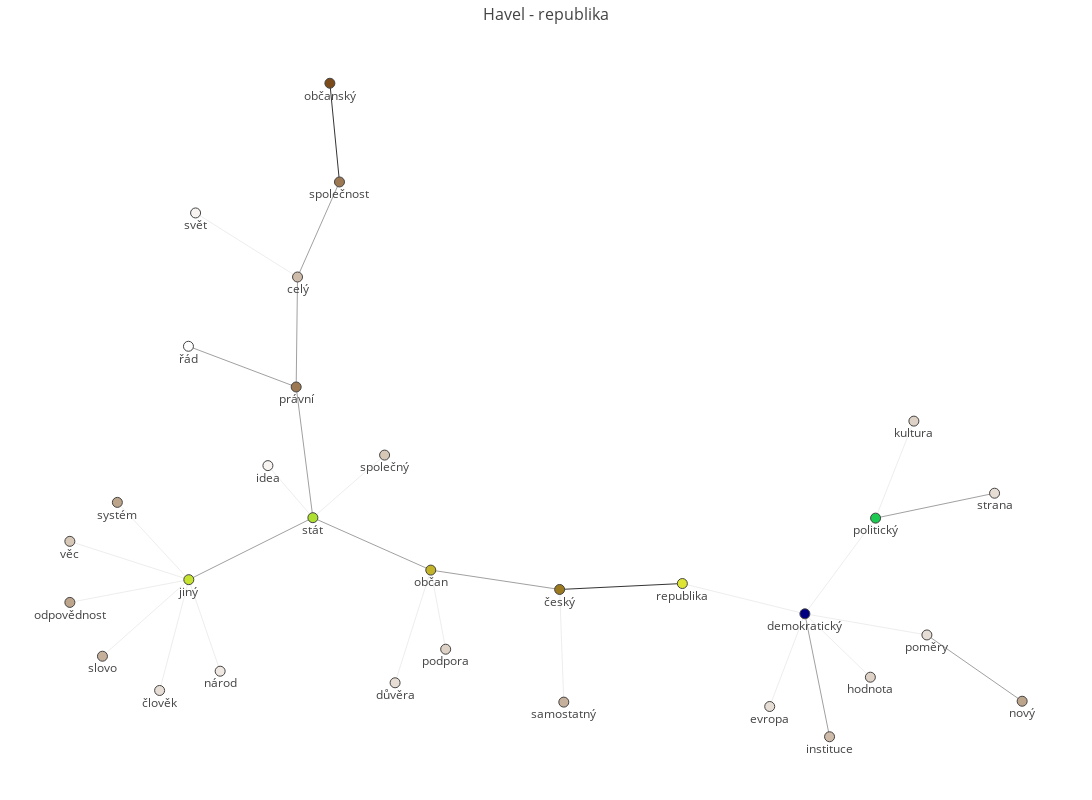

Notebook source saved alongside this figure:
### Code cell
nf.ego_network_drawing_reduced(network_havel, "republika", 30, "Havel - republika", "offline")

### Figure 1 — Plotly figure (JSON) as saved in the notebook; plotly's stock layout.template omitted (floating-point values rounded to 4 significant figures)
{"data": [{"line": {"color": "#000000", "width": 0.8}, "mode": "lines", "type": "scatter", "uid": "7c1f95e2-1a48-11e9-a3bb-a8667f12a6ad", "x": [-0.2579, -0.2404, null, 0.3826, 0.1596, null], "y": [0.9334, 0.7274, null, -0.1103, -0.1227, null]}, {"line": {"color": "#404040", "width": 0.5}, "mode": "lines", "type": "scatter", "uid": "7c1f9950-1a48-11e9-b6e5-a8667f12a6ad", "x": [-0.2404, -0.3166, null, 0.1596, -0.07454, null, 1, 0.8269, null, 0.7337, 0.9499, null, -0.07454, -0.2887, null, -0.2887, -0.5142, null, -0.2887, -0.3191, null, -0.3191, -0.5148, null, -0.3191, -0.3166, null, 0.6052, 0.65, null], "y": [0.7274, 0.5292, null, -0.1227, -0.08223, null, -0.3558, -0.2176, null, 0.02616, 0.07813, null, -0.08223, 0.02706, null, 0.02706, -0.1022, null, 0.02706, 0.2998, null, 0.2998, 0.3847, null, 0.2998, 0.5292, null, -0.1735, -0.4299, null]}, {"line": {"color": "#C0C0C0", "width": 0.3}, "mode": "lines", "type": "scatter", "uid": "7c1f9c18-1a48-11e9-830c-a8667f12a6ad", "x": [0.3826, 0.6052, null, 0.1596, 0.1672, null, 0.7337, 0.8033, null, 0.7337, 0.6052, null, -0.07454, -0.04744, null, -0.07454, -0.1394, null, -0.2887, -0.1584, null, -0.2887, -0.3704, null, -0.644, -0.5142, null, -0.7303, -0.5142, null, 0.6052, 0.5413, null, 0.6052, 0.7242, null, 0.6052, 0.8269, null, -0.6711, -0.5142, null, -0.5142, -0.5672, null, -0.5142, -0.4572, null, -0.5142, -0.7303, null, -0.3166, -0.5019, null], "y": [-0.1103, -0.1735, null, -0.1227, -0.3577, null, 0.02616, 0.2285, null, 0.02616, -0.1735, null, -0.08223, -0.2473, null, -0.08223, -0.3173, null, 0.02706, 0.1577, null, 0.02706, 0.1357, null, 0.05899, -0.1022, null, -0.02227, -0.1022, null, -0.1735, -0.3668, null, -0.1735, -0.3057, null, -0.1735, -0.2176, null, -0.2619, -0.1022, null, -0.1022, -0.3334, null, -0.1022, -0.2932, null, -0.1022, -0.1497, null, 0.5292, 0.6628, null]}, {"hoverinfo": "text", "hovertext": ["19", "15", "28", "22", "11", "37", "6", "25", "30", "15", "3", "11", "8", "44", "10", "29", "9", "9", "6", "4", "7", "7", "6", "6", "5", "10", "6", "8", "7", "11", "4"], "marker": {"color": [19, 15, 28, 22, 11, 37, 6, 25, 30, 15, 3, 11, 8, 44, 10, 29, 9, 9, 6, 4, 7, 7, 6, 6, 5, 10, 6, 8, 7, 11, 4], "colorbar": {"thickness": 15, "title": {"side": "right", "text": "degree"}, "xanchor": "left"}, "colorscale": "Earth", "line": {"width": 1}, "reversescale": true, "showscale": false, "size": 10}, "mode": "markers+text", "text": ["občanský", "společnost", "republika", "český", "nový", "politický", "strana", "občan", "stát", "právní", "řád", "systém", "věc", "demokratický", "slovo", "jiný", "celý", "instituce", "poměry", "svět", "podpora", "kultura", "evropa", "člověk", "národ", "samostatný", "důvěra", "společný", "hodnota", "odpovědnost", "idea"], "textposition": "bottom center", "type": "scatter", "uid": "7c1f9db0-1a48-11e9-b046-a8667f12a6ad", "x": [-0.2579, -0.2404, 0.3826, 0.1596, 1, 0.7337, 0.9499, -0.07454, -0.2887, -0.3191, -0.5148, -0.644, -0.7303, 0.6052, -0.6711, -0.5142, -0.3166, 0.65, 0.8269, -0.5019, -0.04744, 0.8033, 0.5413, -0.5672, -0.4572, 0.1672, -0.1394, -0.1584, 0.7242, -0.7303, -0.3704], "y": [0.9334, 0.7274, -0.1103, -0.1227, -0.3558, 0.02616, 0.07813, -0.08223, 0.02706, 0.2998, 0.3847, 0.05899, -0.02227, -0.1735, -0.2619, -0.1022, 0.5292, -0.4299, -0.2176, 0.6628, -0.2473, 0.2285, -0.3668, -0.3334, -0.2932, -0.3577, -0.3173, 0.1577, -0.3057, -0.1497, 0.1357]}, {"hoverinfo": "text", "marker": {"opacity": 0}, "mode": "markers", "opacity": 0, "text": ["28", "6", "20", "3", "7", "4", "6", "16", "5", "3", "11", "5", "4", "6", "6", "3", "3", "8", "6", "3", "3", "6", "3", "3", "3", "3", "4", "4", "3", "5"], "type": "scatter", "uid": "7c1f9f7a-1a48-11e9-bd2c-a8667f12a6ad", "x": [-0.2491, -0.2785, 0.2711, 0.4939, 0.04254, 0.1634, 0.9135, 0.8418, 0.7685, 0.6695, -0.1816, -0.06099, -0.107, -0.4015, -0.3039, -0.2236, -0.3296, -0.417, -0.3179, -0.5791, -0.6222, 0.6276, 0.5733, 0.6647, 0.7161, -0.5926, -0.5407, -0.4857, -0.6222, -0.4092], "y": [0.8304, 0.6283, -0.1165, -0.1419, -0.1025, -0.2402, -0.2867, 0.05214, 0.1273, -0.07366, -0.02759, -0.1648, -0.1998, -0.03758, 0.1634, 0.09237, 0.08139, 0.3422, 0.4145, -0.02162, -0.06225, -0.3017, -0.2701, -0.2396, -0.1955, -0.1821, -0.2178, -0.1977, -0.126, 0.596]}], "layout": {"autosize": false, "height": 800, "hovermode": "closest", "margin": {"b": 20, "l": 10, "r": 10, "t": 40}, "showlegend": false, "title": {"font": {"size": 16}, "text": "Havel - republika"}, "width": 1200, "xaxis": {"autorange": true, "range": [-0.8379, 1.108], "showgrid": false, "showticklabels": false, "type": "linear", "zeroline": false}, "yaxis": {"autorange": true, "range": [-0.5201, 1.024], "showgrid": false, "showticklabels": false, "type": "linear", "zeroline": false}}}
